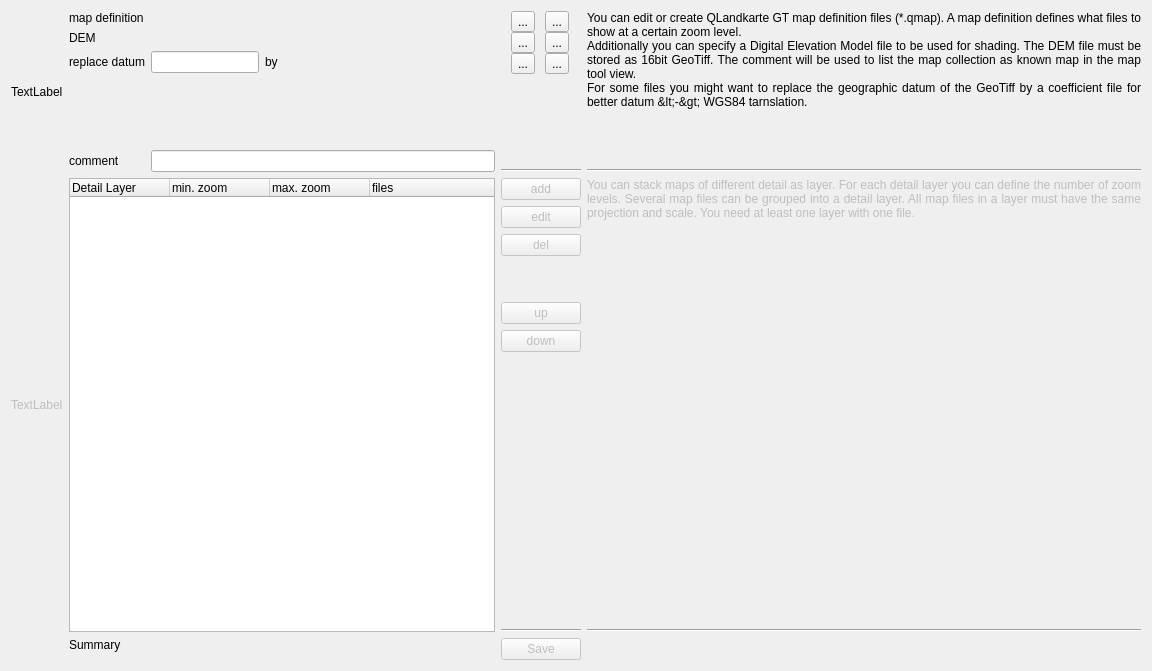
<ui version="4.0" >
 <class>ICreateMapQMAP</class>
 <widget class="QWidget" name="ICreateMapQMAP" >
  <property name="geometry" >
   <rect>
    <x>0</x>
    <y>0</y>
    <width>1152</width>
    <height>671</height>
   </rect>
  </property>
  <property name="windowTitle" >
   <string>Form</string>
  </property>
  <layout class="QGridLayout" >
   <item row="0" column="0" >
    <widget class="QLabel" name="labelStep1" >
     <property name="text" >
      <string>TextLabel</string>
     </property>
     <property name="alignment" >
      <set>Qt::AlignLeading|Qt::AlignLeft|Qt::AlignVCenter</set>
     </property>
    </widget>
   </item>
   <item row="0" column="1" >
    <layout class="QGridLayout" >
     <item row="0" column="0" >
      <widget class="QLabel" name="label_2" >
       <property name="sizePolicy" >
        <sizepolicy vsizetype="Preferred" hsizetype="Maximum" >
         <horstretch>0</horstretch>
         <verstretch>0</verstretch>
        </sizepolicy>
       </property>
       <property name="text" >
        <string>map definition</string>
       </property>
      </widget>
     </item>
     <item row="0" column="1" >
      <widget class="QLabel" name="labelCurrentMap" >
       <property name="text" >
        <string/>
       </property>
      </widget>
     </item>
     <item row="1" column="0" >
      <widget class="QLabel" name="label_4" >
       <property name="sizePolicy" >
        <sizepolicy vsizetype="Preferred" hsizetype="Maximum" >
         <horstretch>0</horstretch>
         <verstretch>0</verstretch>
        </sizepolicy>
       </property>
       <property name="text" >
        <string>DEM</string>
       </property>
      </widget>
     </item>
     <item row="1" column="1" >
      <widget class="QLabel" name="labelDEMData" >
       <property name="text" >
        <string/>
       </property>
      </widget>
     </item>
     <item row="2" column="0" >
      <widget class="QLabel" name="label_3" >
       <property name="text" >
        <string>replace datum</string>
       </property>
      </widget>
     </item>
     <item row="2" column="1" >
      <layout class="QHBoxLayout" >
       <item>
        <widget class="QLineEdit" name="lineDatum" >
         <property name="sizePolicy" >
          <sizepolicy vsizetype="Fixed" hsizetype="Maximum" >
           <horstretch>0</horstretch>
           <verstretch>0</verstretch>
          </sizepolicy>
         </property>
        </widget>
       </item>
       <item>
        <widget class="QLabel" name="label_6" >
         <property name="text" >
          <string>by</string>
         </property>
        </widget>
       </item>
       <item>
        <widget class="QLabel" name="labelGridFile" >
         <property name="sizePolicy" >
          <sizepolicy vsizetype="Preferred" hsizetype="MinimumExpanding" >
           <horstretch>0</horstretch>
           <verstretch>0</verstretch>
          </sizepolicy>
         </property>
         <property name="text" >
          <string/>
         </property>
        </widget>
       </item>
      </layout>
     </item>
     <item row="4" column="0" >
      <widget class="QLabel" name="label" >
       <property name="text" >
        <string>comment</string>
       </property>
      </widget>
     </item>
     <item row="4" column="1" >
      <widget class="QLineEdit" name="lineComment" />
     </item>
     <item row="3" column="1" >
      <spacer>
       <property name="orientation" >
        <enum>Qt::Vertical</enum>
       </property>
       <property name="sizeHint" >
        <size>
         <width>20</width>
         <height>40</height>
        </size>
       </property>
      </spacer>
     </item>
    </layout>
   </item>
   <item row="0" column="2" >
    <layout class="QVBoxLayout" >
     <item>
      <layout class="QGridLayout" >
       <property name="horizontalSpacing" >
        <number>0</number>
       </property>
       <property name="verticalSpacing" >
        <number>0</number>
       </property>
       <item row="0" column="0" >
        <widget class="QToolButton" name="toolOpen" >
         <property name="toolTip" >
          <string>Open existing *.qmap definition</string>
         </property>
         <property name="text" >
          <string>...</string>
         </property>
        </widget>
       </item>
       <item row="0" column="1" >
        <widget class="QToolButton" name="toolNew" >
         <property name="toolTip" >
          <string>Create new *.qmap definition.</string>
         </property>
         <property name="text" >
          <string>...</string>
         </property>
        </widget>
       </item>
       <item row="1" column="0" >
        <widget class="QToolButton" name="toolAddDEM" >
         <property name="toolTip" >
          <string>&lt;html>&lt;head>&lt;meta name="qrichtext" content="1" />&lt;style type="text/css">
p, li { white-space: pre-wrap; }
&lt;/style>&lt;/head>&lt;body style=" font-family:'DejaVu Sans'; font-size:8pt; font-weight:400; font-style:normal;">
&lt;p style=" margin-top:0px; margin-bottom:0px; margin-left:0px; margin-right:0px; -qt-block-indent:0; text-indent:0px;">Add file for Digital Eleveation Model file. The file must be a GeoTiff with 16 bit elevation data and the same projection as the map.&lt;/p>&lt;/body>&lt;/html></string>
         </property>
         <property name="text" >
          <string>...</string>
         </property>
        </widget>
       </item>
       <item row="1" column="1" >
        <widget class="QToolButton" name="toolDelDEM" >
         <property name="toolTip" >
          <string>&lt;html>&lt;head>&lt;meta name="qrichtext" content="1" />&lt;style type="text/css">
p, li { white-space: pre-wrap; }
&lt;/style>&lt;/head>&lt;body style=" font-family:'DejaVu Sans'; font-size:8pt; font-weight:400; font-style:normal;">
&lt;p style=" margin-top:0px; margin-bottom:0px; margin-left:0px; margin-right:0px; -qt-block-indent:0; text-indent:0px;">Delete elevation data.&lt;/p>&lt;/body>&lt;/html></string>
         </property>
         <property name="text" >
          <string>...</string>
         </property>
        </widget>
       </item>
       <item row="2" column="0" >
        <widget class="QToolButton" name="toolAddGridFile" >
         <property name="text" >
          <string>...</string>
         </property>
        </widget>
       </item>
       <item row="2" column="1" >
        <widget class="QToolButton" name="toolDelGridFile" >
         <property name="text" >
          <string>...</string>
         </property>
        </widget>
       </item>
      </layout>
     </item>
     <item>
      <spacer>
       <property name="orientation" >
        <enum>Qt::Vertical</enum>
       </property>
       <property name="sizeHint" >
        <size>
         <width>75</width>
         <height>16</height>
        </size>
       </property>
      </spacer>
     </item>
     <item>
      <widget class="Line" name="line_3" >
       <property name="orientation" >
        <enum>Qt::Horizontal</enum>
       </property>
      </widget>
     </item>
    </layout>
   </item>
   <item row="0" column="3" >
    <layout class="QVBoxLayout" >
     <item>
      <widget class="QLabel" name="labelDoc1" >
       <property name="text" >
        <string>You can edit or create QLandkarte GT map definition files (*.qmap). A map definition defines what files to show at a certain zoom level. 
Additionally you can specify a Digital Elevation Model file to be used for shading. The DEM file must be stored as 16bit GeoTiff. The comment will be used to list the map collection as known map in the map tool view.
For some files you might want to replace the geographic datum of the GeoTiff by a coefficient file for better datum &lt;-> WGS84 tarnslation.</string>
       </property>
       <property name="alignment" >
        <set>Qt::AlignJustify|Qt::AlignTop</set>
       </property>
       <property name="wordWrap" >
        <bool>true</bool>
       </property>
      </widget>
     </item>
     <item>
      <widget class="Line" name="line" >
       <property name="orientation" >
        <enum>Qt::Horizontal</enum>
       </property>
      </widget>
     </item>
    </layout>
   </item>
   <item row="1" column="0" >
    <widget class="QLabel" name="labelStep2" >
     <property name="enabled" >
      <bool>false</bool>
     </property>
     <property name="text" >
      <string>TextLabel</string>
     </property>
     <property name="alignment" >
      <set>Qt::AlignLeading|Qt::AlignLeft|Qt::AlignVCenter</set>
     </property>
    </widget>
   </item>
   <item row="1" column="1" >
    <widget class="QTreeWidget" name="treeLevels" >
     <property name="toolTip" >
      <string>&lt;html>&lt;head>&lt;meta name="qrichtext" content="1" />&lt;style type="text/css">
p, li { white-space: pre-wrap; }
&lt;/style>&lt;/head>&lt;body style=" font-family:'DejaVu Sans'; font-size:8pt; font-weight:400; font-style:normal;">
&lt;p style="-qt-paragraph-type:empty; margin-top:0px; margin-bottom:0px; margin-left:0px; margin-right:0px; -qt-block-indent:0; text-indent:0px;">&lt;/p>&lt;/body>&lt;/html></string>
     </property>
     <column>
      <property name="text" >
       <string>Detail Layer</string>
      </property>
     </column>
     <column>
      <property name="text" >
       <string>min. zoom</string>
      </property>
     </column>
     <column>
      <property name="text" >
       <string>max. zoom</string>
      </property>
     </column>
     <column>
      <property name="text" >
       <string>files</string>
      </property>
     </column>
    </widget>
   </item>
   <item row="1" column="2" >
    <layout class="QVBoxLayout" >
     <item>
      <widget class="QPushButton" name="pushAdd" >
       <property name="enabled" >
        <bool>false</bool>
       </property>
       <property name="sizePolicy" >
        <sizepolicy vsizetype="Fixed" hsizetype="Maximum" >
         <horstretch>0</horstretch>
         <verstretch>0</verstretch>
        </sizepolicy>
       </property>
       <property name="text" >
        <string>add</string>
       </property>
      </widget>
     </item>
     <item>
      <widget class="QPushButton" name="pushEdit" >
       <property name="enabled" >
        <bool>false</bool>
       </property>
       <property name="sizePolicy" >
        <sizepolicy vsizetype="Fixed" hsizetype="Maximum" >
         <horstretch>0</horstretch>
         <verstretch>0</verstretch>
        </sizepolicy>
       </property>
       <property name="text" >
        <string>edit</string>
       </property>
      </widget>
     </item>
     <item>
      <widget class="QPushButton" name="pushDel" >
       <property name="enabled" >
        <bool>false</bool>
       </property>
       <property name="sizePolicy" >
        <sizepolicy vsizetype="Fixed" hsizetype="Maximum" >
         <horstretch>0</horstretch>
         <verstretch>0</verstretch>
        </sizepolicy>
       </property>
       <property name="text" >
        <string>del</string>
       </property>
      </widget>
     </item>
     <item>
      <spacer>
       <property name="orientation" >
        <enum>Qt::Vertical</enum>
       </property>
       <property name="sizeHint" >
        <size>
         <width>20</width>
         <height>40</height>
        </size>
       </property>
      </spacer>
     </item>
     <item>
      <widget class="QPushButton" name="pushUp" >
       <property name="enabled" >
        <bool>false</bool>
       </property>
       <property name="sizePolicy" >
        <sizepolicy vsizetype="Fixed" hsizetype="Maximum" >
         <horstretch>0</horstretch>
         <verstretch>0</verstretch>
        </sizepolicy>
       </property>
       <property name="text" >
        <string>up</string>
       </property>
      </widget>
     </item>
     <item>
      <widget class="QPushButton" name="pushDown" >
       <property name="enabled" >
        <bool>false</bool>
       </property>
       <property name="sizePolicy" >
        <sizepolicy vsizetype="Fixed" hsizetype="Maximum" >
         <horstretch>0</horstretch>
         <verstretch>0</verstretch>
        </sizepolicy>
       </property>
       <property name="text" >
        <string>down</string>
       </property>
      </widget>
     </item>
     <item>
      <spacer>
       <property name="orientation" >
        <enum>Qt::Vertical</enum>
       </property>
       <property name="sizeHint" >
        <size>
         <width>75</width>
         <height>271</height>
        </size>
       </property>
      </spacer>
     </item>
     <item>
      <widget class="Line" name="line_4" >
       <property name="orientation" >
        <enum>Qt::Horizontal</enum>
       </property>
      </widget>
     </item>
    </layout>
   </item>
   <item row="1" column="3" >
    <layout class="QVBoxLayout" >
     <item>
      <widget class="QLabel" name="labelDoc2" >
       <property name="enabled" >
        <bool>false</bool>
       </property>
       <property name="text" >
        <string>You can stack maps of different detail as layer. For each detail layer you can define the number of zoom levels. Several map files can be grouped into a detail layer. All map files in a layer must have the same projection and scale. You need at least one layer with one file.</string>
       </property>
       <property name="alignment" >
        <set>Qt::AlignJustify|Qt::AlignTop</set>
       </property>
       <property name="wordWrap" >
        <bool>true</bool>
       </property>
      </widget>
     </item>
     <item>
      <widget class="Line" name="line_2" >
       <property name="orientation" >
        <enum>Qt::Horizontal</enum>
       </property>
      </widget>
     </item>
    </layout>
   </item>
   <item row="2" column="1" >
    <layout class="QHBoxLayout" >
     <item>
      <widget class="QLabel" name="label_5" >
       <property name="sizePolicy" >
        <sizepolicy vsizetype="Preferred" hsizetype="Maximum" >
         <horstretch>0</horstretch>
         <verstretch>0</verstretch>
        </sizepolicy>
       </property>
       <property name="text" >
        <string>Summary</string>
       </property>
       <property name="alignment" >
        <set>Qt::AlignLeading|Qt::AlignLeft|Qt::AlignTop</set>
       </property>
      </widget>
     </item>
     <item>
      <widget class="QLabel" name="labelSummary" >
       <property name="text" >
        <string/>
       </property>
       <property name="alignment" >
        <set>Qt::AlignLeading|Qt::AlignLeft|Qt::AlignTop</set>
       </property>
       <property name="wordWrap" >
        <bool>true</bool>
       </property>
      </widget>
     </item>
    </layout>
   </item>
   <item row="2" column="2" >
    <widget class="QPushButton" name="pushSave" >
     <property name="enabled" >
      <bool>false</bool>
     </property>
     <property name="text" >
      <string>Save</string>
     </property>
    </widget>
   </item>
   <item row="2" column="3" >
    <spacer>
     <property name="orientation" >
      <enum>Qt::Horizontal</enum>
     </property>
     <property name="sizeHint" >
      <size>
       <width>40</width>
       <height>20</height>
      </size>
     </property>
    </spacer>
   </item>
  </layout>
 </widget>
 <resources/>
 <connections/>
</ui>
